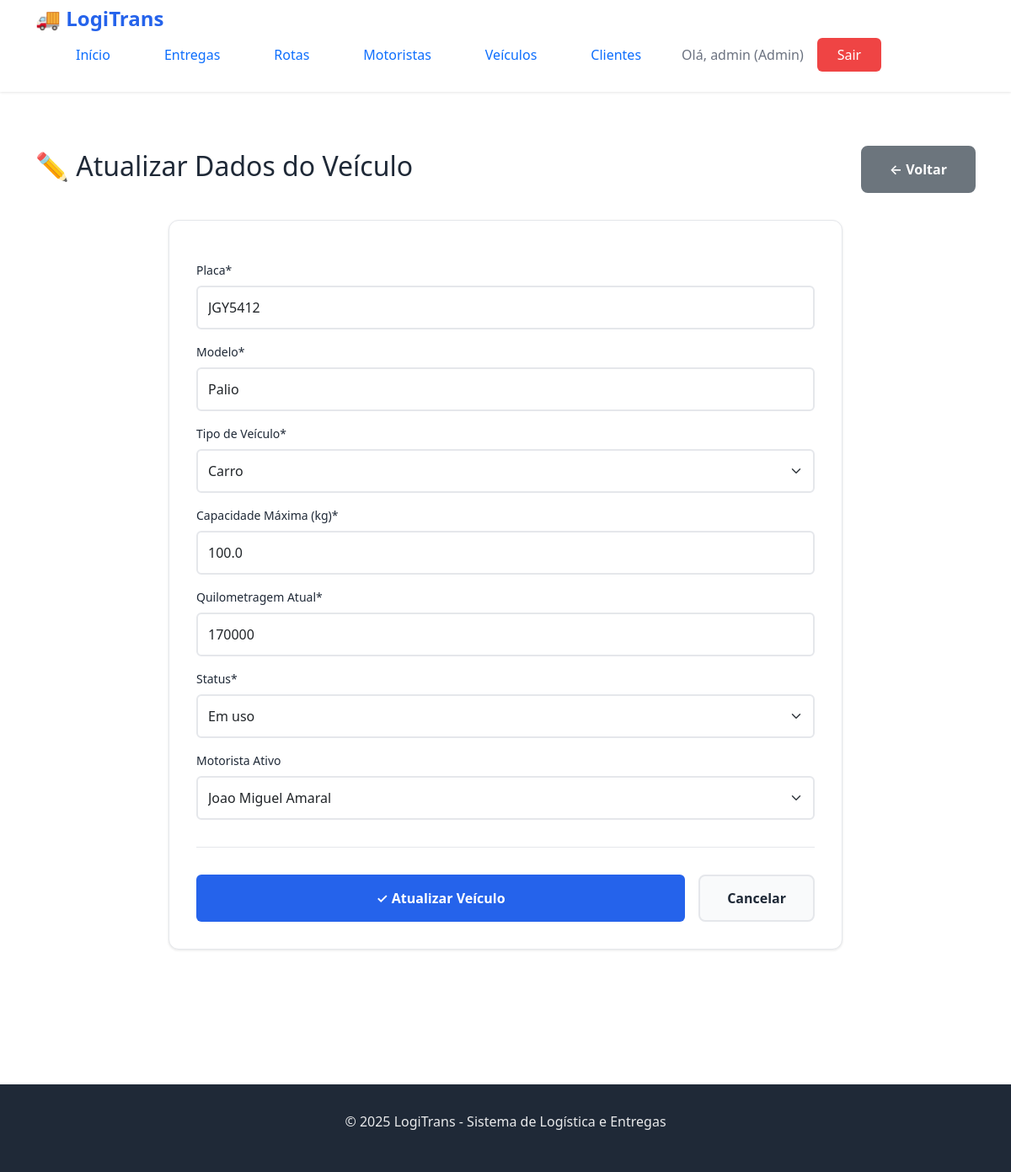
/veiculos/1/editar/ (signed in), run on an earlier commit of the app's database.
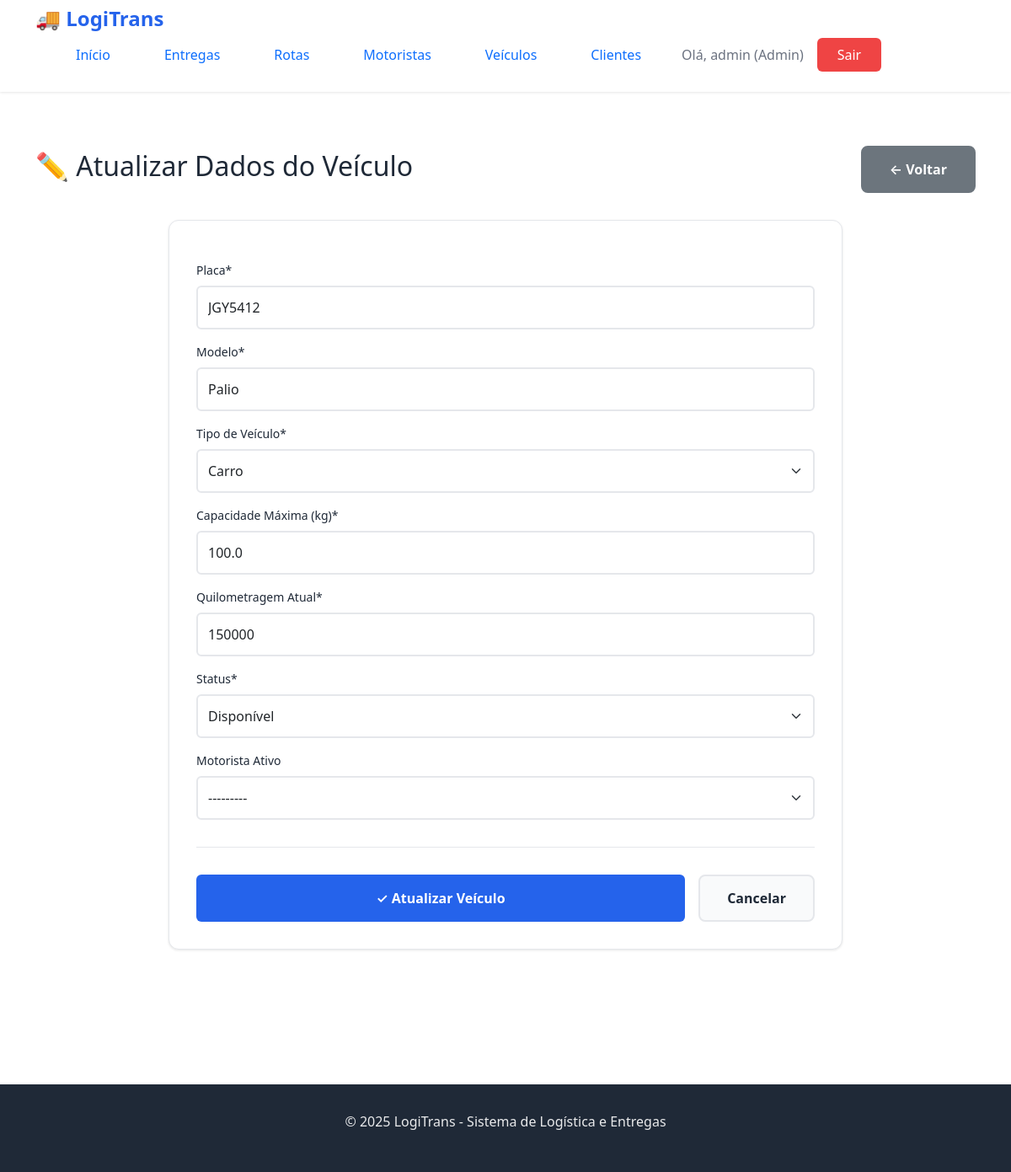
And on a later commit of the database.
### logistica/models.py (models this page shows, shortened)
class Veiculo(models.Model):
    STATUS_VEICULO = [
        ('disponivel', 'Disponível'),
        ('em_uso', 'Em uso'),
        ('manutencao', 'Manutenção'),
    ]
    TIPO_VEICULO = [
        ('carro', 'Carro'),
        ('van', 'Van'),
        ('caminhao', 'Caminhão'),
        ('moto', 'Moto'),
    ]
    placa = models.CharField(max_length=10, unique=True)
    modelo = models.CharField(max_length=100)
    tipo = models.CharField(max_length=20, choices=TIPO_VEICULO)
    capacidade_maxima = models.FloatField()
    km_atual = models.IntegerField(default=0)
    status = models.CharField(max_length=20, choices=STATUS_VEICULO, default='disponivel')
    motorista = models.OneToOneField(
        Motorista,
        null=True,
        blank=True,
        on_delete=models.SET_NULL,
        related_name='veiculo_atual'
    )
    class Meta:
        verbose_name = 'Veículo'
        verbose_name_plural = 'Veículos'
        ordering = ['placa']

### logistica/views.py (the view)
# urls.py: path('veiculos/<int:id>/editar/', views.atualizar_veiculo, name='atualizar_veiculo'),
@login_required
@user_passes_test(lambda u: is_admin(u))
def atualizar_veiculo(request, id):
    veiculo = get_object_or_404(Veiculo, id=id)
    if request.method == 'POST':
        form = VeiculoForm(request.POST, instance=veiculo)
        if form.is_valid():
            form.save()
            messages.success(request, 'Dados do veículo atualizados com sucesso!')
            return redirect('list_veiculo')
        else:
            messages.error(request, 'Erro ao atualizar veículo.')
    else:
        form = VeiculoForm(instance=veiculo)
    context = {
        'form': form,
        'veiculo': veiculo,
    }
    return render(request, 'log/atualizar_veiculo.html', context)

### logistica/context_processors.py (called while the page is built)
def user_permissions(request):
    context = {}
    if request.user.is_authenticated:
        context['is_admin'] = request.user.is_staff
        context['is_motorista'] = is_motorista(request.user)
        motorista = get_motorista_from_user(request.user)
        if motorista:
            context['user_motorista'] = motorista
            context['motorista_nome'] = motorista.nome
            context['motorista_id'] = motorista.id
        if request.user.is_staff:
            context['user_profile'] = 'admin'
        elif motorista:
            context['user_profile'] = 'motorista'
        else:
            context['user_profile'] = 'cliente'
    return context

### logistica/models.py (called while the page is built)
    def __str__(self):
        return self.nome

### logistica/permissions.py (called while the page is built)
def is_admin(user):
    return user.is_authenticated and user.is_staff

def is_motorista(user):
    if not user.is_authenticated:
        return False
    if hasattr(user, 'motorista_profile') and user.motorista_profile is not None:
        return True
    try:
        Motorista.objects.get(user=user)
        return True
    except Motorista.DoesNotExist:
        pass
    if hasattr(user, 'perfil') and user.perfil.motorista is not None:
        return True
    return False

### logistica/templates/log/atualizar_veiculo.html (shortened to what this page needs)
{% extends 'log/base.html' %}
{% load crispy_forms_tags %}
{% block content %}
<section class="page-section">
    <div class="container">
        <div class="page-header">
            <h1>✏️ Atualizar Dados do Veículo</h1>
            <a href="{% url 'list_veiculo' %}" class="btn-secondary">← Voltar</a>
        </div>
        <div class="form-card">
            <form method="post" enctype="multipart/form-data" class="form-styled">
                {{ form|crispy }}
                <div class="form-actions">
                    <button type="submit" class="btn-submit">
                        <span>✓</span> Atualizar Veículo
                    </button>
                    <a href="{% url 'list_veiculo' %}" class="btn-cancel">Cancelar</a>
                </div>
            </form>
        </div>
    </div>
</section>
{% endblock %}

What changed in the data, as far as the page shows it:
changed Veiculo "JGY5412": km_atual "170000" → "150000"; status "Em uso" → "Disponível"; motorista "Joao Miguel Amaral" → "---------"
